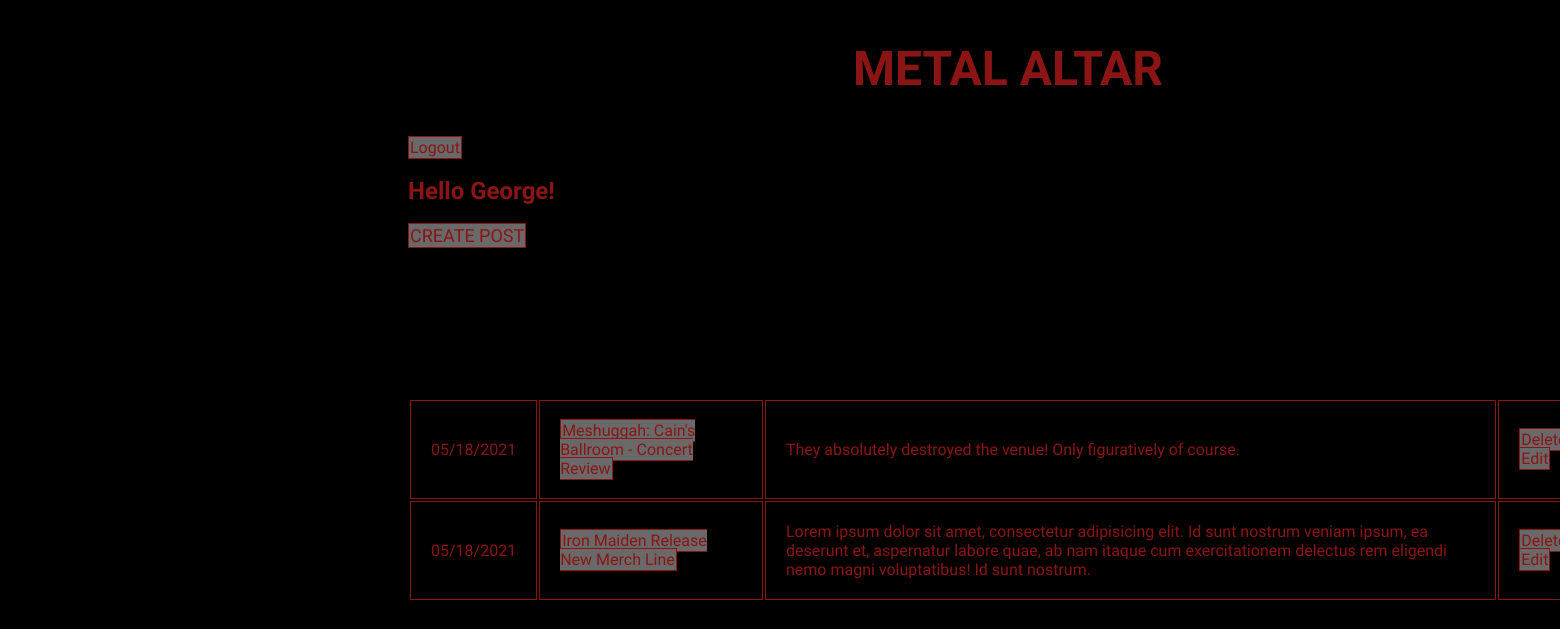
/success (signed in), run on the app's committed database.
### app/models.py (models this page shows)
class User(models.Model):
    first_name = models.CharField(max_length = 255)
    last_name = models.CharField(max_length = 255)
    email = models.CharField(max_length = 255)
    password = models.CharField(max_length = 255)
    objects = UserManager()

class Post(models.Model): # class Post, match below stuff to 'create' view
    user = models.ForeignKey(User, related_name='user_posts', on_delete = models.CASCADE)
    title = models.CharField(max_length = 45)
    description = models.CharField(max_length = 1000)
    created_at = models.DateTimeField(auto_now_add=True)
    updated_at = models.DateTimeField(auto_now=True)
    objects = PostManager()

### app/views.py (the view)
# urls.py: path('success', views.success),
def success(request):
    user = User.objects.get(id=request.session['logged_user'])
    context = {
        'logged_user' : User.objects.get(id=request.session['logged_user']),
        'all_posts' : Post.objects.all(),
    }
    return render(request, 'dashboard.html', context)

### app/templates/dashboard.html (shortened to what this page needs)
<!DOCTYPE html>
<html lang="en">
<head>
    {% load static %}
    <link rel="stylesheet" href="{% static '/css/style.css' %}">
</head>
<body>
<div class = "feed">
<div id = 'header'>
    <h1>METAL ALTAR</h1>
</div>
<a href="/logout" method='POST'>Logout</a>
<h2>Hello {{ logged_user.first_name }}!</h2>
<div id = "createpost">
    <a href="/new">Create Post</a>
</div>
<table class="table table-dark">
<tbody>
    {% for post in all_posts %}
    <tr>
        <td>{{ post.created_at | date:'m/d/Y' }}</td>
        <br>
        <td><a href='/{{ post.id }}'>{{ post.title }}</a> </td>
        <br>
        <td>{{ post.description }}</td>
        <br>
        <td><a href='/{{ post.id }}/delete'>Delete</a> | <a href="/{{ post.id }}/edit">Edit</a></td>
        <br>
    </tr>
    {% endfor %}
</tbody>
</table>
</div>
</body>
</html>

### app/static/css/style.css (style rules this page uses)
* { background-color: black; color: rgb(139, 21, 21); }
a { text-decoration: none; background-color: dimgrey; padding: 1px; border: 1px solid rgb(139, 21, 21); }
#header { height: 100px; width: 100%; padding-bottom: 30px; color: rgb(139, 21, 21); font-size: x-large; font-family: 'Palanquin Dark', sans-serif; text-align: center; display: inline-block; background-color: black; }
#createpost { height: 10px; margin-bottom: 30px; display: inline-block; background-color: dimgrey; color: rgb(139, 21, 21); font-size: large; font-family: 'Palanquin Dark', sans-serif; text-transform: uppercase; text-decoration: none; border-style: dashed 1px pink; }
.feed { margin-left: 400px; width: 1200px; max-height: 1200px; display: inline-block; color: rgb(139, 21, 21); font-family: 'Palanquin Dark', sans-serif; border-style: dashed 1px pink; }
.feed td { border: 1px solid rgb(139, 21, 21); column-width: auto; padding: 20px; }

### data on the page
User: first_name "George"
Post: created_at "05/18/2021", title "Meshuggah: Cain's Ballroom - Concert Review", description "They absolutely destroyed the venue! Only figuratively of course."
Post: created_at "05/18/2021", title "Iron Maiden Release New Merch Line", description "Lorem ipsum dolor sit amet, consectetur adipisicing elit. Id sunt nostrum veniam ipsum, ea deserunt et, aspernatur labore quae, ab nam itaque cum exercitationem delectus rem eligendi nemo magni voluptatibus! Id sunt nostrum."
